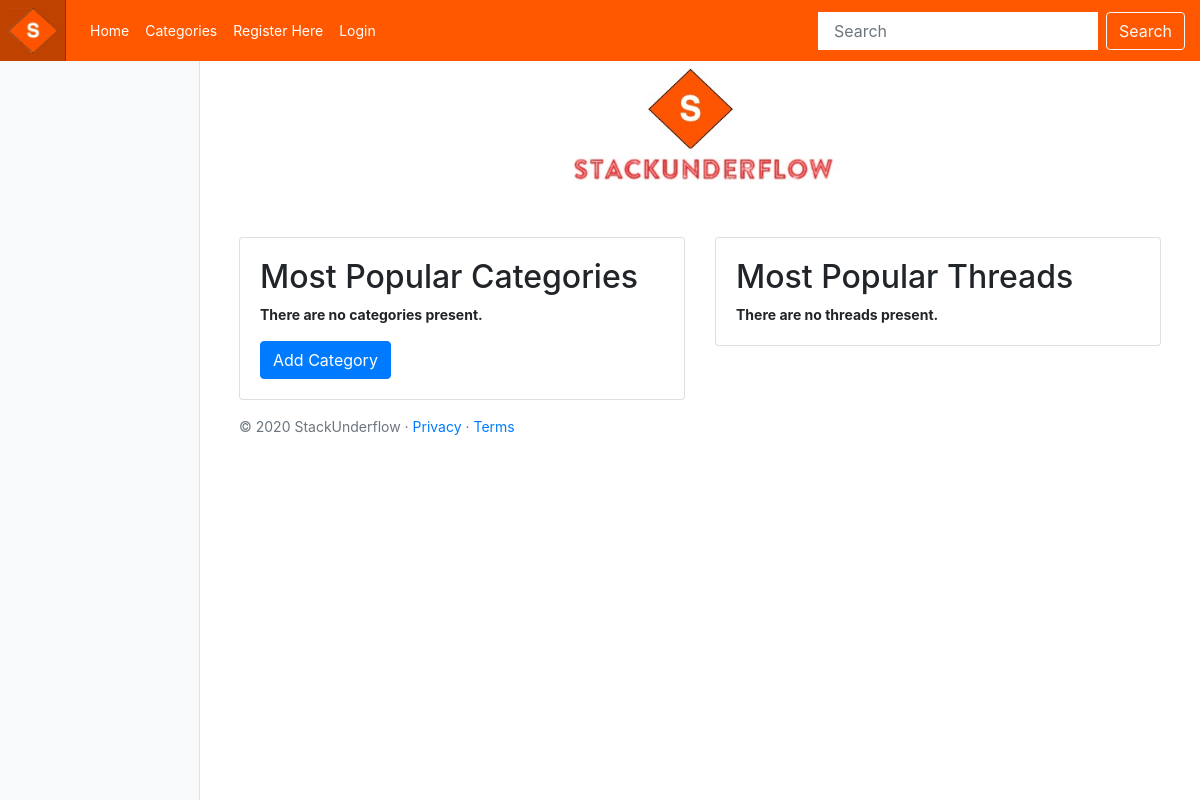
The app's page /, older data.
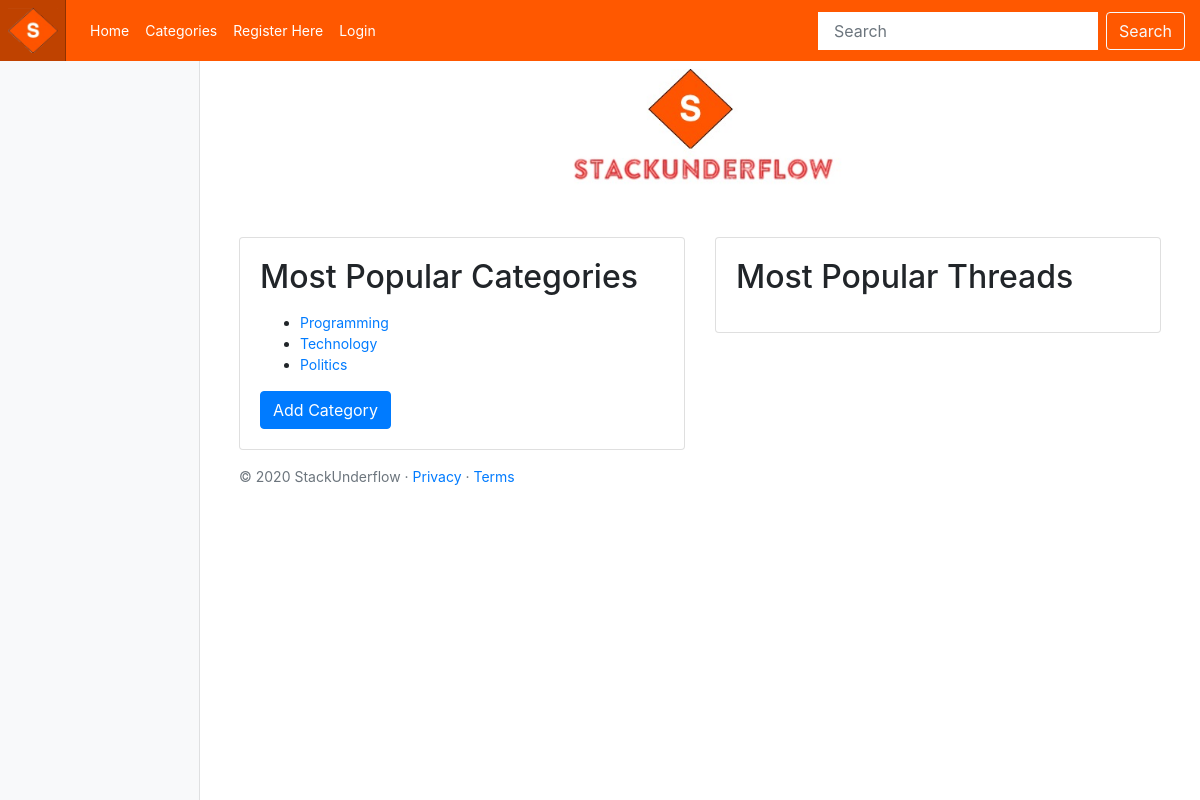
The same page, newer data.
### stack_underflow/models.py (models this page shows, shortened)
class Category(models.Model):
    name = models.CharField(max_length=128, unique=True)
    threads = models.IntegerField(default=0)
    slug = models.SlugField(unique=True)
    class Meta:
        verbose_name_plural = 'Categories'

### stack_underflow/views.py (the view)
# urls.py: path('', views.index, name='index'),
def index(request):
    category_list = Category.objects.order_by('-threads')[:5]
    context_dict = {}
    context_dict['categories'] = category_list
    return render(request, 'stack_underflow/index.html', context=context_dict)

### templates/stack_underflow/index.html (shortened to what this page needs)
<!DOCTYPE html>
{%extends 'stack_underflow/base.html' %}
{%load staticfiles %}
{% block body_block %}
<div class="text-center mb-4">
    <img class="mb-4" src="{% static 'images/logo.jpg' %}" alt="" width="300" height="120">
</div>
<div class="container">
    <div class="row">
        <div class="col-md-6">
            <div class="card mb-6">
                <div class="card-body">
                    <h2>Most Popular Categories</h2>
                    <p class="card-text">
                        {% if categories %}
                    <ul>
                        {% for category in categories %}
                        <li>
                            <a href="{% url 'stack_underflow:index' %}"> {{ category.name }}</a>
                        </li>
                        {% endfor %}
                    </ul>
                    {% else %}
                    <strong>There are no categories present.</strong>
                    {% endif %}
                    </p>
                    <a class="btn btn-primary" href="{% url 'stack_underflow:add_category' %}" role="button">Add
                        Category</a>
                </div>
            </div>
        </div>
        <div class="col-md-6">
            <div class="card mb-6">
                <div class="card-body">
                    <h2>Most Popular Threads</h2>
                    <p class="card-text">
                        {% if categories %}
                    <ul>
                        {% for thread in threads %}
                        <li>
                            <a href="{% url 'stack_underflow:show_thred' thread.slug %}"> {{ thread.name }}</a>
                        </li>
                        {% endfor %}
                    </ul>
                    {% else %}
                    <strong>There are no threads present.</strong>
                    {% endif %}
                    </p>
                </div>
            </div>
        </div>
    </div>
</div>
{% endblock %}

### templates/stack_underflow/base.html (shortened to what this page needs)
{% load staticfiles %}
<html lang="en">
    <head>
    <link href="{% static 'css/bootstrap.min.css' %}" rel="stylesheet" >
    <link href="{% static 'css/stack_underflow.css' %}" rel="stylesheet">
    </head>
    <body>
        <header>
            <nav class="navbar navbar-expand-md navbar-dark fixed-top p-0" style="background-color: #ff5800;">
                <a class="navbar-brand p-2" href="{% url 'stack_underflow:index' %}"><img src="{% static 'images/logo1.png' %}" width="50" height=""50"></a>
                <div class="collapse navbar-collapse" id="navbarCollapse">
                    <ul class="navbar-nav mr-auto">
                        <li class="nav-item"><a class="nav-link active" href="{% url 'stack_underflow:index' %}">Home</a></li>
                        <li class="nav-item "><a class="nav-link active" href="{% url 'stack_underflow:categories' %}">Categories</a></li>
                        {% if user.is_authenticated %}
                        <li class="nav-item"><a class="nav-link active" href="{% url 'stack_underflow:index' %}">Logout</a></li>
                        <li class="nav-item"><a class="nav-link active" href="{% url 'stack_underflow:index' %}">Add Category</a></li>
                        <li class="nav-item"><a class="nav-link active" href="{% url 'stack_underflow:index' %}">Change Password</a></li>
                        {% else %}
                        <li class="nav-item"><a class="nav-link active" href="{% url 'stack_underflow:register' %}">Register Here</a></li>
                        <li class="nav-item "><a class="nav-link active" href="{% url 'stack_underflow:login' %}">Login</a></li>
                        {% endif %}
                    </ul>
                     <form class="form-inline my-2 my-lg-0">
                         <input class="form-control mr-sm-2" type="search" placeholder="Search" aria-label="Search">
                         <button class="btn btn-outline-light my-2 my-sm-0" type="submit">Search</button>
                     </form>
                </div>
            </nav>
        </header>
        <div class="container-fluid">
            <div class="row">
                <nav class="col-md-2 d-none d-md-block bg-light sidebar">
                    <div class="sidebar-sticky">
                    </div>
                </nav>
                <main role="main" class="col-md-9  ml-sm-auto col-lg-10 px-4">
                    {% block body_block %}
                    {% endblock %}
                    <footer class="footer mt-auto py-3">
                        <div class="container">
                            <span class="text-muted"><a class=""float-left">&copy; 2020 StackUnderflow &middot; <a href="#">Privacy</a> &middot; <a href="#">Terms</a></span>
                        </div>
                    </footer>
                    </div>
            </div>
    </body>
</html>

### static/css/stack_underflow.css (style rules this page uses)
body { font-size: .875rem; }
.sidebar { position: fixed; top: 0; bottom: 0; left: 0; z-index: 100; padding: 48px 0 0; box-shadow: inset -1px 0 0 rgba(0, 0, 0, .1); }
.sidebar-sticky { position: relative; top: 0; height: calc(100vh - 48px); padding-top: .5rem; overflow-x: hidden; overflow-y: auto; }
[role="main"] { padding-top: 133px; }
@media (min-width: 768px) { [role="main"] { padding-top: 48px; } }
.navbar-brand { padding-top: .75rem; padding-bottom: .75rem; font-size: 1rem; background-color: rgba(0, 0, 0, .25); box-shadow: inset -1px 0 0 rgba(0, 0, 0, .25); }
.navbar .btn { margin-right: 15px; }
.navbar .form-control { padding: .75rem 1rem; border-width: 0; border-radius: 0; }

Row changes from the older to the newer data that the page shows:
added Category: name "Programming"
added Category: name "Technology"
added Category: name "Politics"
Text that changed along with them:
text no longer shown: "There are no categories present. There are no threads present."
